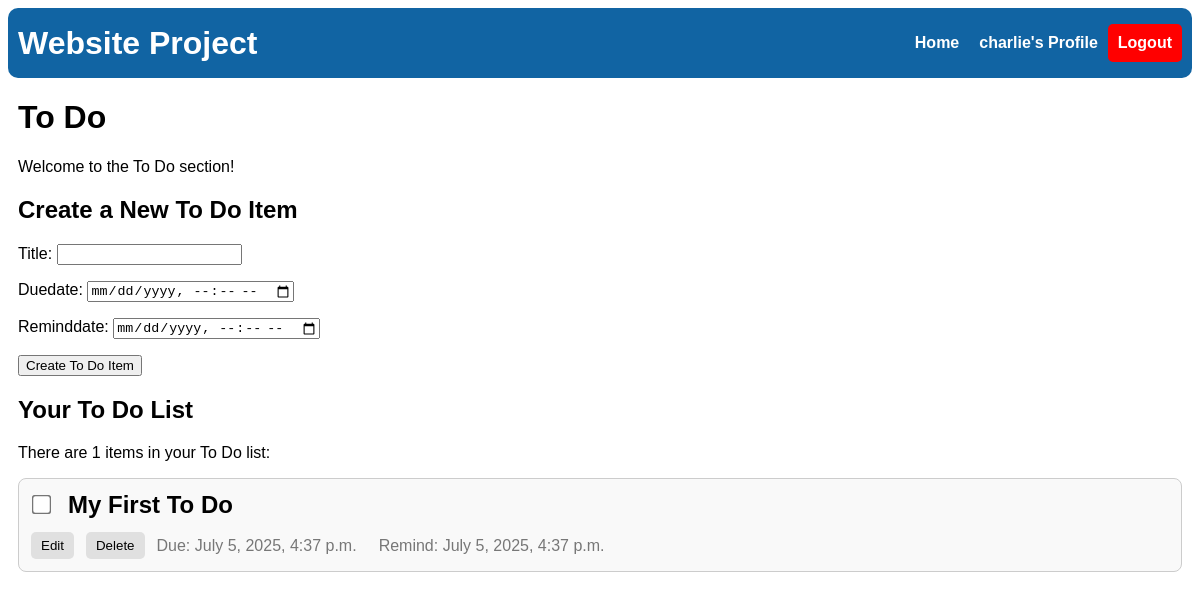
/todo/ (signed in), run on the app's committed database.
### todo/models.py (models this page shows, shortened)
class TodoItem(models.Model):
    user = models.ForeignKey('auth.User', on_delete=models.CASCADE)
    title = models.CharField(max_length=200)
    completed = models.BooleanField(default=False)
    dueDate = models.DateTimeField(null=True, blank=True)
    remindDate = models.DateTimeField(null=True, blank=True)
    updatedAt = models.DateTimeField(auto_now=True)

### todo/views.py (the view, shortened to what this page needs)
# urls.py: path('', views.todoPage, name='todo'),
@login_required(login_url='login')
def todoPage(request):
    form = TodoItemForm()
    if request.method == 'POST' and 'updateTodo' in request.POST:
        todo_id = request.POST.get('todo_id')
        completed = request.POST.get('completed') == 'on'
        TodoItem.objects.filter(pk=todo_id, user=request.user).update(completed=completed)
        return redirect('todo:todo')
    todos = TodoItem.objects.filter(user=request.user).order_by('completed', 'dueDate')
    context = {'todos': todos, 'form': form}
    return render(request, 'todo/todo.html', context)

### todo/forms.py
class TodoItemForm(forms.ModelForm):
    dueDate = forms.DateTimeField(widget=forms.DateTimeInput(attrs={'type': 'datetime-local'}), required=True)
    remindDate = forms.DateTimeField(widget=forms.DateTimeInput(attrs={'type': 'datetime-local'}), required=True)
    class Meta:
        model = TodoItem
        fields = ['title', 'dueDate', 'remindDate']

### todo/templates/todo/todo.html (shortened to what this page needs)
{% extends "main/base.html" %}
{% block content %}
    <h1>To Do</h1>
    <p>Welcome to the To Do section!</p>
    <h2>Create a New To Do Item</h2>
    <form method="post" enctype="multipart/form-data">
        {{ form.as_p }}
        <button type="submit">Create To Do Item</button>
    </form>
  <h2>Your To Do List</h2>
  <p>There are {{ todos|length }} items in your To Do list:</p>
  <ul class="todoGroup">
    {% for todo in todos %}
      <li class="todoBox {% if todo.completed %}completed{% endif %}">
        <div class="todoHeader">
            <form method="post">
            <input type="checkbox" name="completed" {% if todo.completed %}checked{% endif %} onchange="this.form.submit();">
            </form>
          <span class="todoTitle">{{ todo.title }}</span>
        </div>
        <div class="todoFooter">
          <a href="{% url 'todo:todoEdit' todo.pk %}">
            <button class="todoAction edit">Edit</button>
          </a>
          <a href="{% url 'todo:todoDelete' todo.pk %}">
            <button class="todoAction delete">Delete</button>
          </a>
          <span class="todoDate">Due: {{ todo.dueDate }}</span>
          <span class="todoRemind">Remind: {{ todo.remindDate }}</span>
        </div>
      </li>
    {% endfor %}
  </ul>
{% endblock %}

### main/templates/main/base.html (shortened to what this page needs)
<!DOCTYPE html>
{% load static %}
<html lang="en">
  <head>
    <link rel="stylesheet" href="{% static 'main/style.css' %}" />
  </head>
  <body>
    <nav>
        <h1>Website Project</h1>
        <ul>
            <li><a href="/">Home</a></li>
            {% if user.is_authenticated %}
                <li id="Profile"><a href="/profile/">{{user.username}}'s Profile</a></li>
                <li id="logout"><a href="/logout/">Logout</a></li>
            {% else %}
                <li id="login"><a href="/login/">Login</a></li>
                <li id="register"><a href="/register/">Register</a></li>
            {% endif %}
        </ul>
    </nav>
    <main>{% block content %} no content {% endblock %}</main>
  </body>
</html>

### main/static/main/style.css (style rules this page uses)
body { font-family: Arial, Helvetica, sans-serif; }
main { padding: 0px 10px; }
nav { background-color: #1164a3; padding: 0px 10px; display: flex; color: white; justify-content: space-between; border-radius: 10px; }
nav h1 { margin: 10px 0px; font-size: 200%; align-self: center; text-decoration: none; color: white; }
nav ul { display: flex; justify-content: space-around; align-items: center; }
nav li { list-style: none; padding: 10px; font-weight: bold; align-items: center; }
nav li#logout { background-color: red; border-radius: 5px; }
nav li a { color: white; text-decoration: none }
.todoGroup { list-style: none; padding: 0; margin: 0; }
.todoBox { border: 1px solid #ccc; border-radius: 8px; margin-bottom: 12px; padding: 12px; background-color: #f9f9f9; }
.todoHeader { display: flex; align-items: center; margin-bottom: 13px; }
.todoHeader input[type="checkbox"] { margin-right: 20px; transform: scale(1.5); }
.todoTitle { font-size: 1.5em; font-weight: bold; }
.todoFooter { display: flex; flex-wrap: wrap; gap: 12px; color: #555; }
.todoAction { background-color: #e0e0e0; border: none; padding: 6px 10px; border-radius: 5px; cursor: pointer; }
.todoDate, .todoRemind { margin-right: 10px; color: #777; display: inline-flex; align-items: center; }

### data on the page
TodoItem: title "My First To Do", dueDate "July 5, 2025, 4:37 p.m.", remindDate "July 5, 2025, 4:37 p.m."

### other printed values
{{ user.username }} "charlie"
{{ todos|length }} "1"
